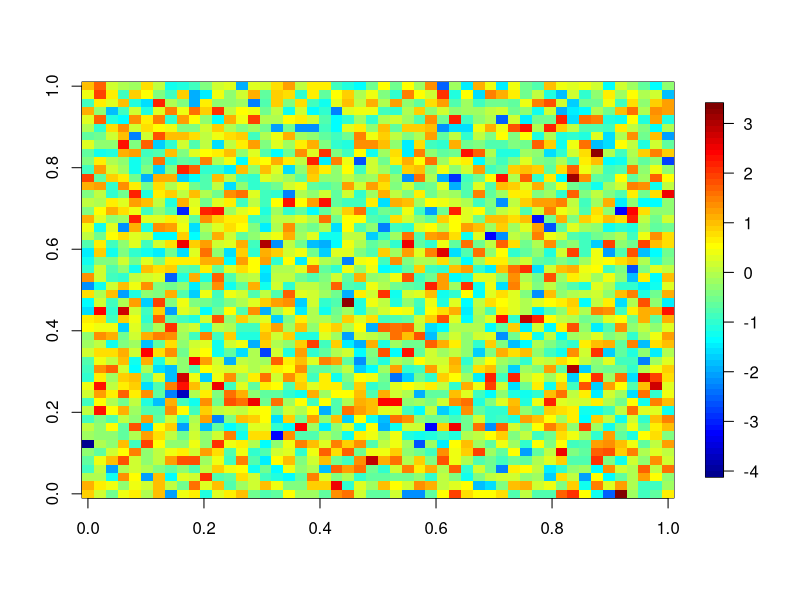

Generate this figure with R: (Note: this script raises an error after producing the figure.)
library(mvtnorm)
library(fields)
p = 50
A = rmvnorm(n = p, sigma = diag(1,p))
x11();image.plot(A)
ACheatmap(A, center_value = 0, horizontal = F)
ACheatmap_hcl(A, horizontal = T)

n = 100
p = 6
data = rmvnorm(n = n, sigma = diag(1,p))
boxplot_from_matrix(data = data[,1:3], use_ggplot = T)

colnames(data) = c("uno","due","tre")
boxplot_from_matrix(data = data[,1:3], use_ggplot = F)

n1 = 20
n2 = 40
n3 = 10
v1 = rnorm(n = n1)
v2 = rnorm(n = n2, mean = 0.5)
v3 = rnorm(n = n3, sd = 0.75)
boxplot_from_vectors(v1,v2,v3)
